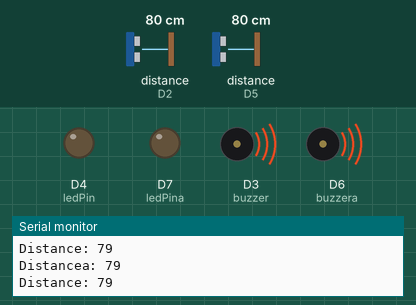
This sketch was run on a simulated ESP8266 (NodeMCU). Parts: output pins drawn as LEDs (lit = HIGH), buzzer (waves = sounding, pin HIGH), the last lines printed to the serial monitor. Wiring (inferred from the names in the program): 2 × ultrasonic range finder: trigger D1, echo D2 / trigger D0, echo D5. The test bench sets the inputs (shaded band); at power-on: distance to the obstacle (sensors on D2, D5) 80 cm. The echo pulse lasts 58.3 µs per cm; pins used as bus, display or sensor lines are not drawn.

Above: at 1.2 s.
1.3 s: distance to the obstacle (sensor on D2) set to 8 cm
2.8 s: distance to the obstacle (sensor on D2) set to 5 cm
At 4.0 s:
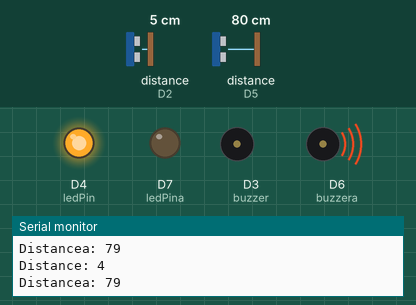
4.3 s: distance to the obstacle (sensor on D5) set to 8 cm
5.8 s: distance to the obstacle (sensor on D5) set to 5 cm
At 7.0 s:
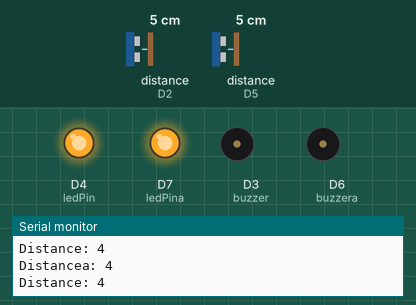
7.3 s: distance to the obstacle (sensor on D2) set to 120 cm
At 8.2 s:
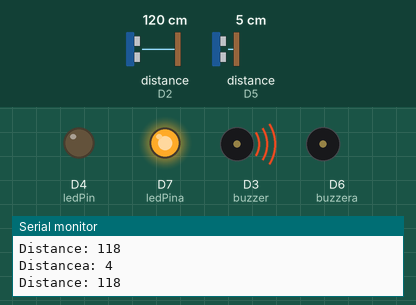
8.8 s: distance to the obstacle (sensor on D2) set to 2 cm
At 9.3 s:
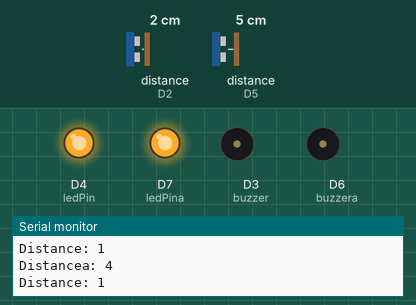
Timing chart, 0 to 11.3 s (numbered marks = the images above; inputs shaded):
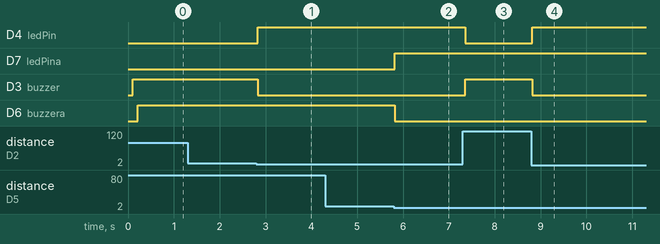

The sketch:

park2.ino
```cpp
// defines pins numbers
#define trigPin  D1
#define echoPin  D2
#define buzzer  D3
#define ledPin  D4
#define trigPina  D0
#define echoPina  D5
#define buzzera  D6
#define ledPina  D7


// defines variables
long duration;
int distance;
int safetyDistance;
long durationa;
int distancea;
int safetyDistancea;


void setup() {
pinMode(trigPin, OUTPUT); // Sets the trigPin as an Output
pinMode(echoPin, INPUT); // Sets the echoPin as an Input
pinMode(buzzer, OUTPUT);
pinMode(ledPin, OUTPUT);
pinMode(trigPina, OUTPUT); // Sets the trigPin as an Output
pinMode(echoPina, INPUT); // Sets the echoPin as an Input
pinMode(buzzera, OUTPUT);
pinMode(ledPina, OUTPUT);
Serial.begin(9600); // Starts the serial communication
}


void loop() {
// Clears the trigPin
digitalWrite(trigPin, LOW);
delayMicroseconds(100000);

// Sets the trigPin on HIGH state for 10 micro seconds
digitalWrite(trigPin, HIGH);
delayMicroseconds(1000);
digitalWrite(trigPin, LOW);

// Reads the echoPin, returns the sound wave travel time in microseconds
duration = pulseIn(echoPin, HIGH);

// Calculating the distance
distance= duration*0.034/2;

safetyDistance = distance;
if (safetyDistance <= 5){
  digitalWrite(buzzer, LOW);
  digitalWrite(ledPin, HIGH);//ledPin
}
else{

  digitalWrite(ledPin, LOW);
   digitalWrite(buzzer, HIGH);
}

// Prints the distance on the Serial Monitor
Serial.print("Distance: ");
Serial.println(distance);
// Clears the trigPin
digitalWrite(trigPina, LOW);
delayMicroseconds(100000);

// Sets the trigPin on HIGH state for 10 micro seconds
digitalWrite(trigPina, HIGH);
delayMicroseconds(1000);
digitalWrite(trigPina, LOW);

// Reads the echoPin, returns the sound wave travel time in microseconds
durationa = pulseIn(echoPina, HIGH);

// Calculating the distance
distancea= durationa*0.034/2;

safetyDistancea = distancea;
if (safetyDistancea <= 5){
  digitalWrite(buzzera, LOW);
  digitalWrite(ledPina, HIGH);//ledPin
}
else{

  digitalWrite(ledPina, LOW);
   digitalWrite(buzzera, HIGH);
}

// Prints the distance on the Serial Monitor
Serial.print("Distancea: ");
Serial.println(distancea);
}
```

Measured:
- the behaviour switches between 7 and 6 cm on distance to the obstacle (sensor on D2) (found by bisection; images 0 and 1)
- the behaviour switches between 7 and 6 cm on distance to the obstacle (sensor on D5) (found by bisection; images 1 and 2)
- after the input at 2.8 s, D4 (ledPin): LOW → HIGH at once; D3 (buzzer): HIGH → LOW at once
- after the input at 5.8 s, D7 (ledPina): LOW → HIGH at once; D6 (buzzera): HIGH → LOW at once
- after the input at 7.3 s, D4 (ledPin): HIGH → LOW after 0.05 s; D3 (buzzer): LOW → HIGH after 0.05 s
- after the input at 8.8 s, D4 (ledPin): LOW → HIGH at once; D3 (buzzer): HIGH → LOW at once
